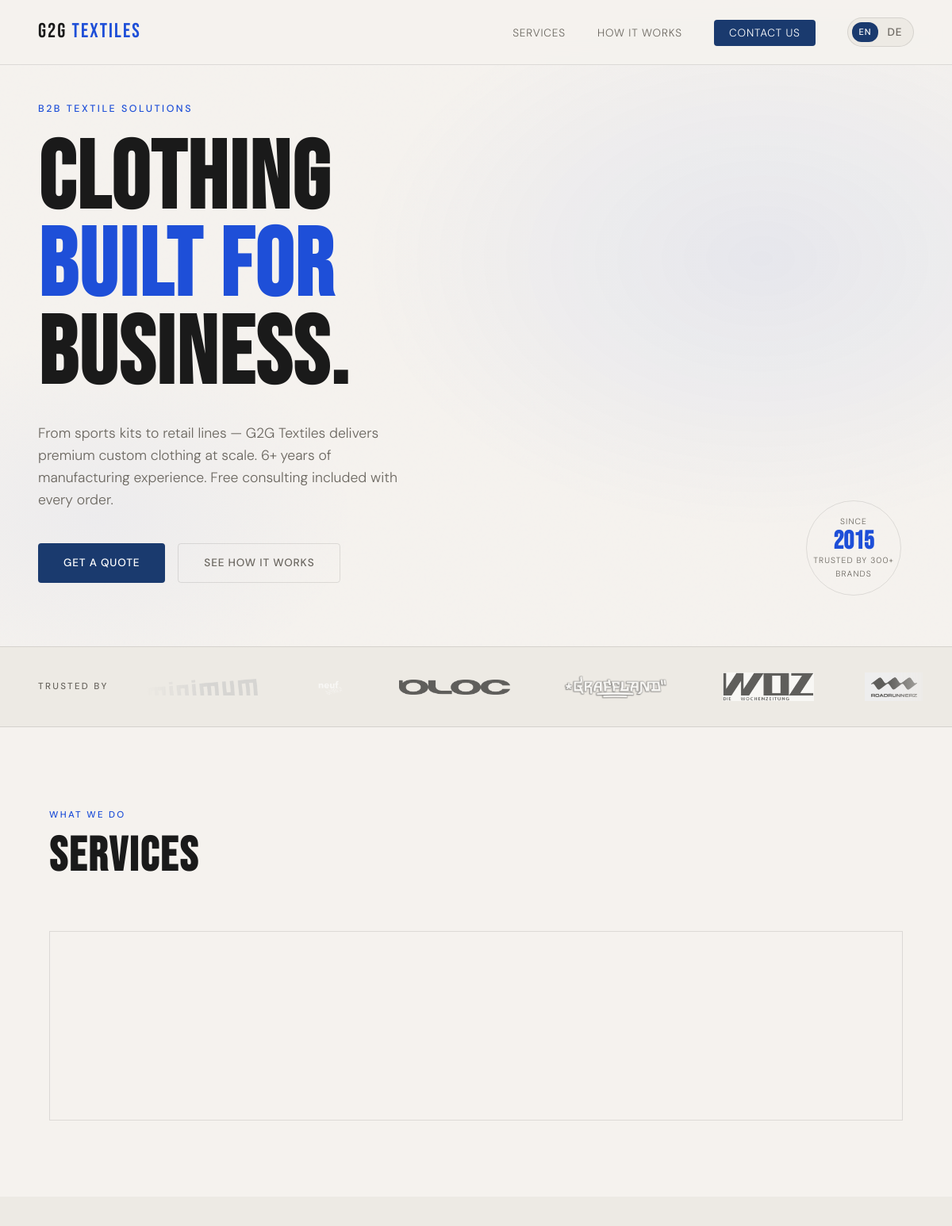
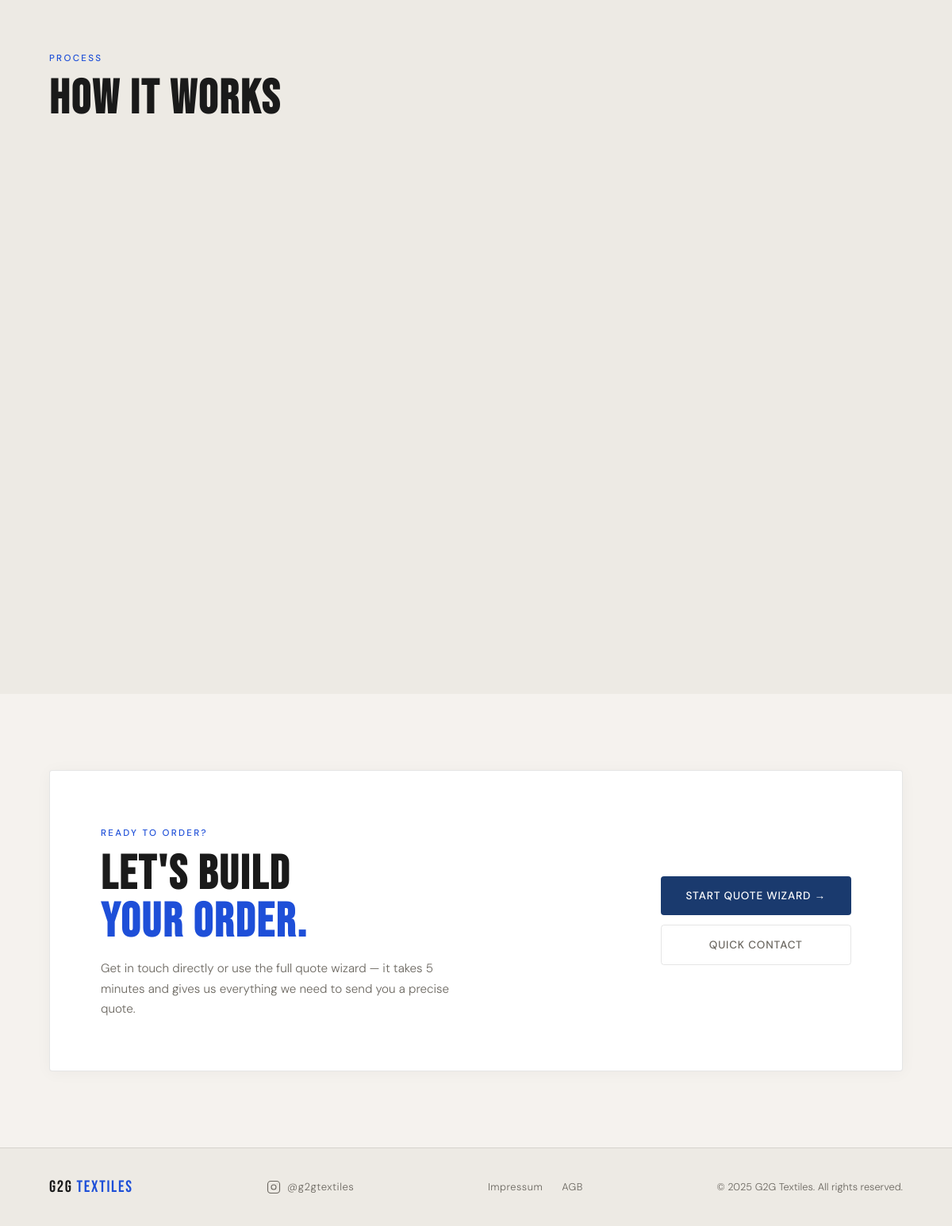
The page /en/ on the database its author committed (2 pictures, top to bottom).
### homepage/models.py (models this page shows, shortened)
class SiteSettings(models.Model):
    hero_eyebrow = models.CharField(max_length=100, default='B2B Textile Solutions')
    hero_headline_line1 = models.CharField(max_length=100, default='Clothing')
    hero_headline_line2 = models.CharField(max_length=100, default='Built for')
    hero_headline_line3 = models.CharField(max_length=100, default='Business.')
    hero_subtext = models.TextField(default='From sports kits to retail lines — G2G Textiles delivers premium custom clothing at scale. No compromises, no middlemen.')
    hero_cta_primary = models.CharField(max_length=60, default='Get a Quote')
    hero_cta_secondary = models.CharField(max_length=60, default='See How It Works')
    hero_badge_year = models.CharField(max_length=10, default='2015')
    hero_badge_text = models.CharField(max_length=60, default='Trusted by 300+ brands')
    cta_label = models.CharField(max_length=60, default='Ready to order?')
    cta_headline_line1 = models.CharField(max_length=100, default="Let's build")
    cta_headline_line2 = models.CharField(max_length=100, default='your order.')
    cta_subtext = models.TextField(default='Get in touch directly or use the full quote wizard — it takes 5 minutes and gives us everything we need to send you a precise quote.')
    cta_btn_primary = models.CharField(max_length=60, default='Start Quote Wizard')
    cta_btn_secondary = models.CharField(max_length=60, default='Quick Contact')
    footer_instagram_url = models.URLField(default='https://instagram.com/g2gtextiles', blank=True)
    footer_instagram_handle = models.CharField(max_length=60, default='@g2gtextiles', blank=True)
    footer_copyright = models.CharField(max_length=100, default='© 2025 G2G Textiles.')
    hero_eyebrow_de = models.CharField(max_length=100, blank=True)
    hero_headline_line1_de = models.CharField(max_length=100, blank=True)
    hero_headline_line2_de = models.CharField(max_length=100, blank=True)
    hero_headline_line3_de = models.CharField(max_length=100, blank=True)
    hero_subtext_de = models.TextField(blank=True)
    hero_cta_primary_de = models.CharField(max_length=60, blank=True)
    hero_cta_secondary_de = models.CharField(max_length=60, blank=True)
    hero_badge_text_de = models.CharField(max_length=60, blank=True)
    cta_label_de = models.CharField(max_length=60, blank=True)
    cta_headline_line1_de = models.CharField(max_length=100, blank=True)
    cta_headline_line2_de = models.CharField(max_length=100, blank=True)
    cta_subtext_de = models.TextField(blank=True)
    cta_btn_primary_de = models.CharField(max_length=60, blank=True)
    cta_btn_secondary_de = models.CharField(max_length=60, blank=True)
    meta_title_en = models.CharField(max_length=60, blank=True, default='G2G Textiles — B2B Custom Clothing')
    meta_title_de = models.CharField(max_length=60, blank=True, default='G2G Textiles — B2B Textilien')
    meta_description_en = models.TextField(max_length=160, blank=True, default='Premium custom clothing for businesses, sports clubs and brands. From 50 units. Free consulting included.')
    meta_description_de = models.TextField(max_length=160, blank=True, default='Hochwertige Individualkleidung für Unternehmen, Vereine und Marken. Ab 50 Stück. Kostenlose Beratung inklusive.')
    meta_og_image = models.ImageField(upload_to='meta/', blank=True, null=True)
    favicon = models.ImageField(upload_to='meta/', blank=True, null=True)
    class Meta:
        verbose_name = 'Site Settings'
        verbose_name_plural = 'Site Settings'
    @classmethod
    def get(cls):
        obj, _ = cls.objects.get_or_create(pk=1)
        return obj

class ClientLogo(models.Model):
    name = models.CharField(max_length=100)
    logo = models.ImageField(upload_to='clients/')
    url = models.URLField(blank=True)
    order = models.PositiveIntegerField(default=0)
    is_active = models.BooleanField(default=True)
    class Meta:
        ordering = ['order']
        verbose_name = 'Client Logo'
        verbose_name_plural = 'Client Logos'

### homepage/views.py (the view)
# urls.py: path('', include('homepage.urls')),
def homepage(request):
    from .models import SiteSettings, Service, HowItWorksStep, ClientLogo
    current_lang = getattr(request, 'LANGUAGE_CODE', 'en')
    if 'lang_redirected' not in request.session:
        request.session['lang_redirected'] = True
        preferred = detect_preferred_language(request)
        if preferred != current_lang:
            from django.utils.translation import activate
            activate(preferred)
            request.session['_language'] = preferred
            return redirect(f'/{preferred}/')
    is_de = current_lang.startswith('de')
    site_settings = SiteSettings.get()
    localised_settings = LocalisedSettings(site_settings, is_de)
    services_qs = Service.objects.filter(is_active=True)
    steps_qs = HowItWorksStep.objects.filter(is_active=True)
    clients_qs = ClientLogo.objects.filter(is_active=True)
    services = [
        {
            'img': s.image.url if s.image else None,
            'title': (s.title_de or s.title) if is_de else s.title,
            'description': (s.description_de or s.description) if is_de else s.description,
        }
        for s in services_qs
    ]
    steps = [
        {
            'number': s.number,
            'title': (s.title_de or s.title) if is_de else s.title,
            'description': (s.description_de or s.description) if is_de else s.description,
        }
        for s in steps_qs
    ]
    clients = [{'img': c.logo.url, 'name': c.name, 'url': c.url} for c in clients_qs]
    context = {
        'site_settings': localised_settings,
        'services': services,
        'steps': steps,
        'clients': clients,
    }
    return render(request, 'homepage/index.html', context)

### homepage/views.py (called while the page is built)
def detect_preferred_language(request):
    if request.session.get('_language'):
        return request.session['_language']
    accept = request.META.get('HTTP_ACCEPT_LANGUAGE', '')
    if accept:
        primary = accept.split(',')[0].split(';')[0].strip().lower()
        if primary.startswith('de'):
            return 'de'
        if primary.startswith('en'):
            return 'en'
    country = request.META.get('HTTP_CF_IPCOUNTRY', '').upper()
    if country in GERMAN_COUNTRIES:
        return 'de'
    return 'en'

    def __getattr__(self, name):
        if self._is_de:
            de_val = getattr(self._obj, f'{name}_de', None)
            if de_val:
                return de_val
        return getattr(self._obj, name)

### homepage/templates/homepage/index.html (shortened to what this page needs)
{% load static i18n %}
<!DOCTYPE html>
<html lang="{{ LANGUAGE_CODE }}">
<head>
  <link rel="stylesheet" href="{% static 'homepage/css/style.css' %}" />
</head>
<body>
  <nav class="nav">
    <a href="{% url 'homepage' %}" class="nav__logo">G2G <span>Textiles</span></a>
    <ul class="nav__links">
      <li><a href="#services">{% trans "Services" %}</a></li>
      <li><a href="#how-it-works">{% trans "How It Works" %}</a></li>
      <li><a href="{% url 'contact' %}" class="nav__cta">{% trans "Contact Us" %}</a></li>
      <li>
        {% get_current_language as CURRENT_LANG %}
        <div class="lang-switcher">
          {% if CURRENT_LANG == 'en' %}
            <span class="lang-btn lang-btn--active">EN</span>
            <a href="/de/" class="lang-btn">DE</a>
          {% else %}
            <a href="/en/" class="lang-btn">EN</a>
            <span class="lang-btn lang-btn--active">DE</span>
          {% endif %}
        </div>
      </li>
    </ul>
  </nav>
  <section class="hero">
    <div class="hero__noise"></div>
    <div class="hero__content">
      <p class="hero__eyebrow">{% trans "B2B Textile Solutions" %}</p>
      <h1 class="hero__headline">{% trans "Clothing" %}<br /><em>{% trans "Built for" %}</em><br />{% trans "Business." %}</h1>
      <p class="hero__sub">{{ site_settings.hero_subtext }}</p>
      <div class="hero__actions">
        <a href="{% url 'quote' %}" class="btn btn--primary">{% trans "Get a Quote" %}</a>
        <a href="#how-it-works" class="btn btn--ghost">{% trans "See How It Works" %}</a>
      </div>
    </div>
    <div class="hero__badge">
      <div class="hero__badge-inner">
        <span>{% trans "Since" %}</span>
        <strong>{{ site_settings.hero_badge_year }}</strong>
        <span>{{ site_settings.hero_badge_text }}</span>
      </div>
    </div>
  </section>
  <section class="clients">
    <div class="clients__inner">
      <p class="clients__label">{% trans "Trusted by" %}</p>
      <div class="clients__track-wrap">
        <div class="clients__track">
          {% for client in clients %}
          <div class="clients__logo">
            {% if client.url %}
            <a href="{{ client.url }}" target="_blank" rel="noopener noreferrer">
              <img src="{{ client.img }}" alt="{{ client.name }}" />
            </a>
            {% else %}
            <img src="{{ client.img }}" alt="{{ client.name }}" />
            {% endif %}
          </div>
          {% endfor %}
        </div>
      </div>
    </div>
  </section>
  <section class="section" id="services">
    <div class="container">
      <div class="section__header">
        <span class="section__label">{% trans "What We Do" %}</span>
        <h2 class="section__title">{% trans "Services" %}</h2>
      </div>
      <div class="services__grid">
      </div>
    </div>
  </section>
  <section class="section section--dark" id="how-it-works">
    <div class="container">
      <div class="section__header">
        <span class="section__label">{% trans "Process" %}</span>
        <h2 class="section__title">{% trans "How It Works" %}</h2>
      </div>
      <div class="steps">
      </div>
    </div>
  </section>
  <section class="section" id="contact">
    <div class="container">
      <div class="contact-cta">
        <div class="contact-cta__text">
          <span class="section__label">{{ site_settings.cta_label }}</span>
          <h2 class="section__title">{{ site_settings.cta_headline_line1 }}<br/><em>{{ site_settings.cta_headline_line2 }}</em></h2>
          <p class="contact-cta__sub">{{ site_settings.cta_subtext }}</p>
        </div>
        <div class="contact-cta__actions">
          <a href="{% url 'quote' %}" class="btn btn--primary">{% trans "Start Quote Wizard" %} →</a>
          <a href="{% url 'contact' %}" class="btn btn--ghost">{% trans "Quick Contact" %}</a>
        </div>
      </div>
    </div>
  </section>
  <footer class="footer">
    <div class="container footer__inner">
      <p class="footer__logo">G2G <span>Textiles</span></p>
      {% if site_settings.footer_instagram_url %}
      <div class="footer__social">
        <a href="{{ site_settings.footer_instagram_url }}" target="_blank" rel="noopener noreferrer" class="footer__instagram">
          <span>{{ site_settings.footer_instagram_handle }}</span>
        </a>
      </div>
      {% endif %}
      <div class="footer__legal">
        <a href="{% url 'impressum' %}">Impressum</a>
        <a href="{% url 'agb' %}">AGB</a>
      </div>
      <p class="footer__copy">{{ site_settings.footer_copyright }} {% trans "All rights reserved." %}</p>
    </div>
  </footer>
</body>
</html>

### rows shown on the page
SiteSettings: hero_subtext "From sports kits to retail lines — G2G Textiles delivers premium custom clothing at scale. 6+ years of manufacturing experience. Free consulting included with every order.", hero_badge_year "2015", hero_badge_text "TRUSTED BY 300+ BRANDS", cta_label "READY TO ORDER?", cta_headline_line1 "Let's build", cta_headline_line2 "your order.", cta_subtext "Get in touch directly or use the full quote wizard — it takes 5 minutes and gives us everything we need to send you a precise quote.", footer_instagram_handle "@g2gtextiles", footer_copyright "© 2025 G2G Textiles."
ClientLogo: name (picture)
